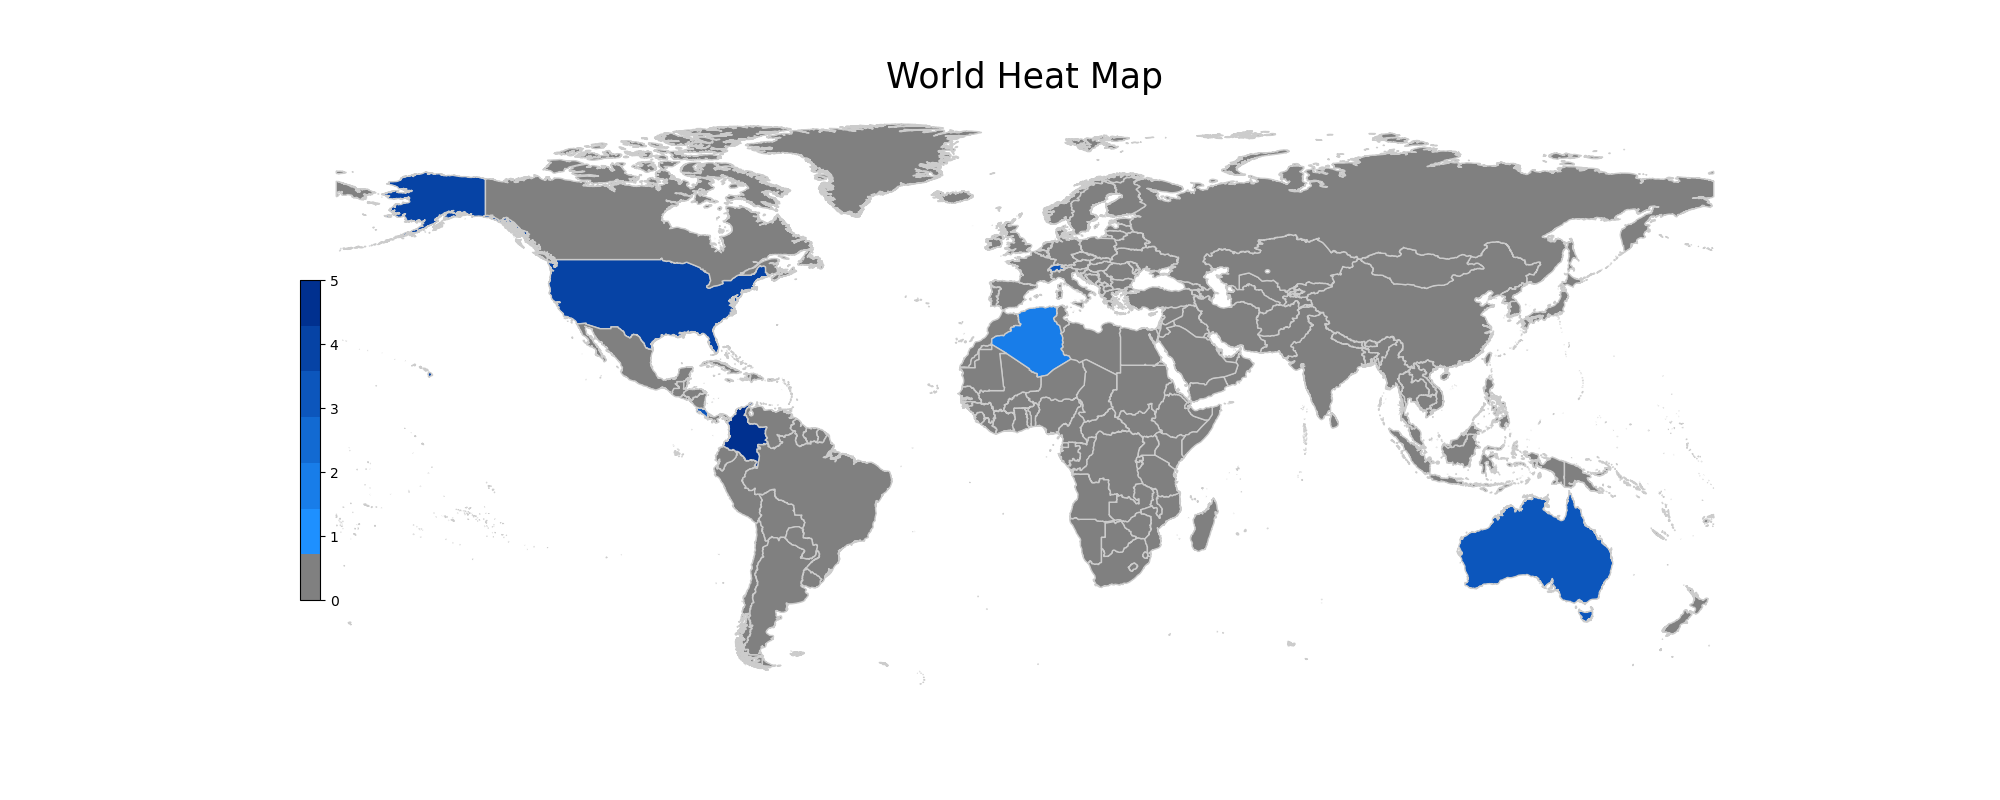

The script that saved this image:
import json
import country_converter as coco
from datetime import datetime, timedelta
import requests
import pandas as pd
import geopandas as gpd
import matplotlib.pyplot as plt
import matplotlib as mpl
import sys

csv = sys.argv[1]

df = pd.read_csv(csv)

df = df.groupby(['code']).agg({'value':'sum'}).reset_index()

SHAPEFILE = 'ne_10m_admin_0_countries/ne_10m_admin_0_countries.shp'

geo_df = gpd.read_file(SHAPEFILE)[['ADMIN', 'ADM0_A3', 'geometry']] # Read shapefile using Geopandas
geo_df.columns = ['country', 'country_code', 'geometry'] # Rename columns
geo_df = geo_df.drop(geo_df.loc[geo_df['country'] == 'Antarctica'].index)
geo_df.plot(figsize=(20, 20), edgecolor='white', linewidth=1, color='lightblue') # Print the map

iso3_codes = geo_df['country'].to_list() # Next, we need to ensure that our data matches with the country codes. 
iso2_codes_list = coco.convert(names=iso3_codes, to='ISO2', not_found='NULL') # Convert to iso3_codes

geo_df['iso2_code'] = iso2_codes_list # Add the list with iso2 codes to the dataframe
# There are some countries for which the converter could not find a country code. 
geo_df = geo_df.drop(geo_df.loc[geo_df['iso2_code'] == 'NULL'].index) # We will drop these countries.

merged_df = pd.merge(left=geo_df, right=df, how='left', left_on='iso2_code', right_on='code') # Merge the two dataframes
df_merged = merged_df.drop(['code'], axis=1) # Delete some columns that we won't use
df_merged['value'].fillna(0, inplace=True) #Create the indicator values

# Set up map
title = 'World Heat Map'
col = 'value' # Set the range for the choropleth
source = '' # Add text 
vmin = df_merged[col].min()
vmax = df_merged[col].max()
cmap = (mpl.colors.ListedColormap(['gray', '#1E90FF', '#187DE9', '#126AD2', '#0C56BC', '#0643A5', '#00308F'])
        .with_extremes(over='0.25', under='0.75'))
bounds = [1, 2, 4, 7, 8]
norm = mpl.colors.BoundaryNorm(bounds, cmap.N)

# Create figure and axes for Matplotlib
fig, ax = plt.subplots(1, figsize=(20, 8))
ax.axis('off') # Remove the axis
df_merged.plot(column=col, ax=ax, edgecolor='.8', linewidth=1, cmap=cmap)
ax.set_title(title, fontdict={'fontsize': '25', 'fontweight': '3'}) # Add a title
# Create an annotation for the data source
ax.annotate(source, xy=(0.1, .08), xycoords='figure fraction', horizontalalignment='left', 
            verticalalignment='bottom', fontsize=10)
            
sm = plt.cm.ScalarMappable(norm=plt.Normalize(vmin=vmin, vmax=vmax), cmap=cmap) # Create colorbar as a legend
sm._A = [] # Empty array for the data range
cbaxes = fig.add_axes([0.15, 0.25, 0.01, 0.4]) # Add the colorbar to the figure
cbar = fig.colorbar(sm, cax=cbaxes)

plt.savefig('heat_map.png')
